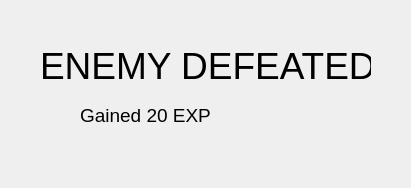
<?xml version="1.0" encoding="UTF-8"?>
<ui version="4.0">
 <class>Win_Screen</class>
 <widget class="QDialog" name="Win_Screen">
  <property name="geometry">
   <rect>
    <x>0</x>
    <y>0</y>
    <width>411</width>
    <height>188</height>
   </rect>
  </property>
  <property name="minimumSize">
   <size>
    <width>390</width>
    <height>137</height>
   </size>
  </property>
  <property name="windowTitle">
   <string>Dialog</string>
  </property>
  <widget class="QLabel" name="label">
   <property name="geometry">
    <rect>
     <x>40</x>
     <y>10</y>
     <width>331</width>
     <height>111</height>
    </rect>
   </property>
   <property name="font">
    <font>
     <pointsize>28</pointsize>
    </font>
   </property>
   <property name="text">
    <string>ENEMY DEFEATED</string>
   </property>
  </widget>
  <widget class="QLabel" name="label_2">
   <property name="geometry">
    <rect>
     <x>80</x>
     <y>100</y>
     <width>211</width>
     <height>31</height>
    </rect>
   </property>
   <property name="font">
    <font>
     <pointsize>14</pointsize>
    </font>
   </property>
   <property name="text">
    <string>Gained 20 EXP</string>
   </property>
  </widget>
 </widget>
 <resources/>
 <connections/>
</ui>
